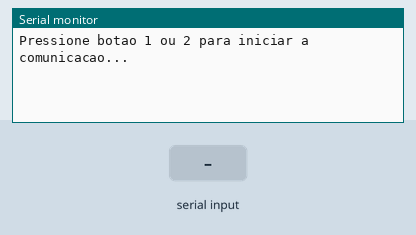
This sketch was run on a simulated Arduino Uno, built with avr-gcc and run on an emulated ATmega328P. Parts: the last lines printed to the serial monitor. The test bench sets the inputs (shaded band). No radio packets arrive unless stated.

Above: at 1.2 s.
1.3 s: "1" received over Serial
At 2.7 s:
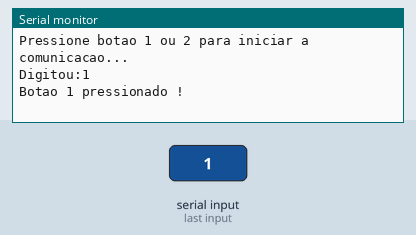
3.8 s: "2" received over Serial
At 5.2 s:
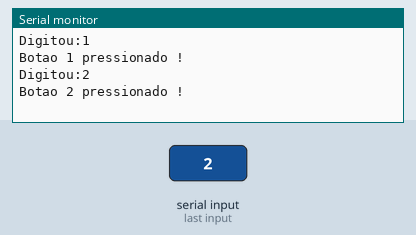
5.3 s: "0" received over Serial
At 6.8 s:
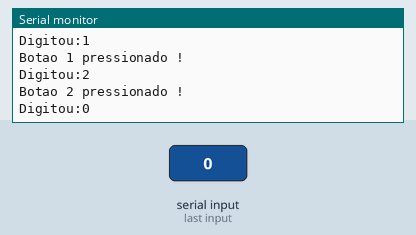

The sketch:

transceiver_emissor.ino
```cpp
#include <SPI.h>
#include "nRF24L01.h"
#include "RF24.h"
#define buzzer 4

//Armazena os dados enviados
int dados[1];

//Inicializa a placa nos pinos 7 (CE) e 8 (CS) do Arduino
RF24 radio(7,8);

//Define o endereco para comunicacao entre os modulos
const uint64_t pipe = 0xE14BC8F482LL;

//Define os pinos dos botoes

void setup()
{
  //Inicializa a serial
  Serial.begin(57600);
  Serial.println("Pressione botao 1 ou 2 para iniciar a comunicacao...");

  //Inicializa a comunicacao
  radio.begin();
  //Entra em modo de transmissao
  radio.openWritingPipe(pipe);
}

void loop()
{
  String texto = "";
  if(Serial.available()){
    texto = Serial.readString();
    Serial.println("Digitou:" + texto);
  }

  //Envia o numero 1 caso o botao1 seja pressionado
  if (texto == "1")
  {
    Serial.println("Botao 1 pressionado !");
    dados[0] = 1;
    radio.write(dados, 1);
  }

  //Envia o numero 2 caso o botao2 seja pressionado
  if (texto == "2")
  {
    Serial.println("Botao 2 pressionado !");
    dados[0] = 2;
    radio.write(dados, 1);
  }
}

void tocar(int nota, int atraso) {
  tone(buzzer, nota);
  delay(atraso);
  //Desligando o buzzer.
  noTone(buzzer);
  delay(atraso);
}
```

Measured:
- after the input at 1.3 s, the serial monitor: prints a new line after 1.0 s (image 1)
- after the input at 3.8 s, the serial monitor: prints a new line after 1.0 s (image 2)
- after the input at 5.3 s, the serial monitor: prints a new line after 1.0 s (image 3)
